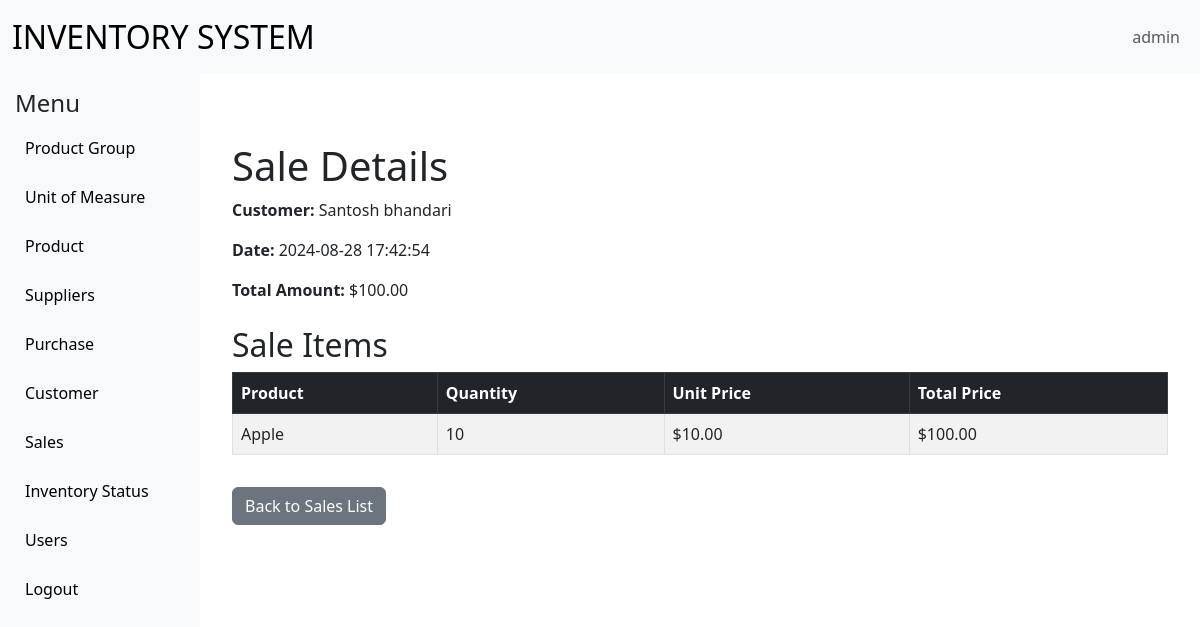
The page /salessystem/SalesView.php?id=4 (signed in) on the database its author committed.
### tables this page shows
CREATE TABLE `sales` (
  `id` int(11) NOT NULL,
  `customer_id` int(11) NOT NULL,
  `sale_date` datetime DEFAULT current_timestamp(),
  `total_amount` decimal(10,2) NOT NULL
);

CREATE TABLE `customers` (
  `id` int(11) NOT NULL,
  `name` varchar(255) NOT NULL,
  `email` varchar(255) NOT NULL,
  `phone` varchar(20) DEFAULT NULL,
  `address` text DEFAULT NULL
);

CREATE TABLE `sale_items` (
  `id` int(11) NOT NULL,
  `sale_id` int(11) NOT NULL,
  `product_id` int(11) NOT NULL,
  `quantity` int(11) NOT NULL,
  `unit_price` decimal(10,2) NOT NULL
);

CREATE TABLE `products` (
  `id` int(11) NOT NULL,
  `name` varchar(255) NOT NULL,
  `description` text DEFAULT NULL,
  `unitofmeasureid` int(11) DEFAULT NULL,
  `productgroupid` int(11) DEFAULT NULL,
  `status` enum('active','inactive') DEFAULT 'active'
);

### salessystem/SalesView.php (the view)
<?php
include('../common/base.php');
$sale_id = $_GET['id'];
$sql = "SELECT sales.id, customers.name AS customer_name, sales.sale_date, sales.total_amount
        FROM sales
        JOIN customers ON sales.customer_id = customers.id
        WHERE sales.id = ?";
$stmt = $con->prepare($sql);
$stmt->bind_param('i', $sale_id);
$stmt->execute();
$sale = $stmt->get_result()->fetch_assoc();
$sql = "SELECT sale_items.*, products.name AS product_name
        FROM sale_items
        JOIN products ON sale_items.product_id = products.id
        WHERE sale_items.sale_id = ?";
$stmt = $con->prepare($sql);
$stmt->bind_param('i', $sale_id);
$stmt->execute();
$sale_items = $stmt->get_result();
?>
    <div class="container mt-5">
        <h1>Sale Details</h1>
        <div class="mb-4">
            <p><strong>Customer:</strong> <?php echo htmlspecialchars($sale['customer_name']); ?></p>
            <p><strong>Date:</strong> <?php echo htmlspecialchars($sale['sale_date']); ?></p>
            <p><strong>Total Amount:</strong> $<?php echo htmlspecialchars(number_format($sale['total_amount'], 2)); ?></p>
        </div>
        <h2>Sale Items</h2>
        <table class="table table-bordered table-striped">
            <thead class="table-dark">
                <tr>
                    <th>Product</th>
                    <th>Quantity</th>
                    <th>Unit Price</th>
                    <th>Total Price</th>
                </tr>
            </thead>
            <tbody>
                <?php while ($item = $sale_items->fetch_assoc()) { ?>
                    <tr>
                        <td><?php echo htmlspecialchars($item['product_name']); ?></td>
                        <td><?php echo htmlspecialchars($item['quantity']); ?></td>
                        <td>$<?php echo htmlspecialchars(number_format($item['unit_price'], 2)); ?></td>
                        <td>$<?php echo htmlspecialchars(number_format($item['quantity'] * $item['unit_price'], 2)); ?></td>
                    </tr>
                <?php } ?>
            </tbody>
        </table>
        <a href="SalesList.php" class="btn btn-secondary mt-3">Back to Sales List</a>
    </div>
<?php include('../common/footer.php'); ?>

### common/base.php (style rules this page uses)
body { overflow-x: hidden; }

### rows shown on the page
sales: customer.name "Santosh bhandari", sale_date "2024-08-28 17:42:54", total_amount "100.00"
sale_items: product.name "Apple", quantity "10", unit_price "10.00", $item['quantity'] * $item['unit_price'] "100.00"

### other values the page prints
$_SESSION['username'] "admin"
